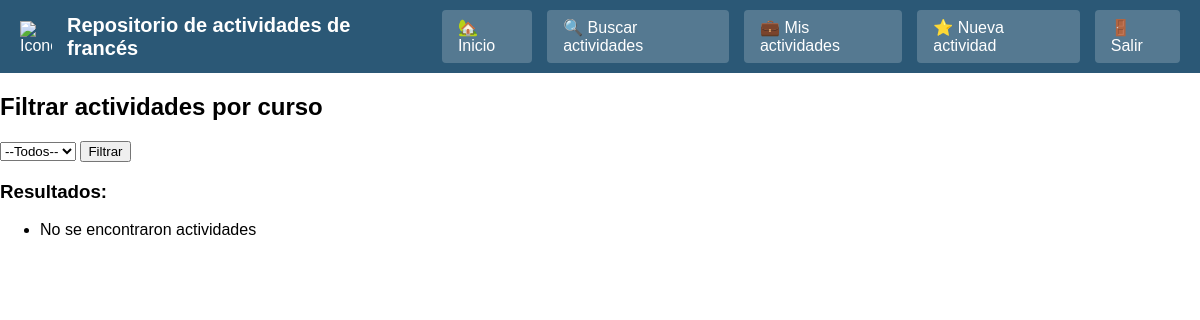
/buscar-actividades/ (signed in), run on an earlier commit of the app's database.
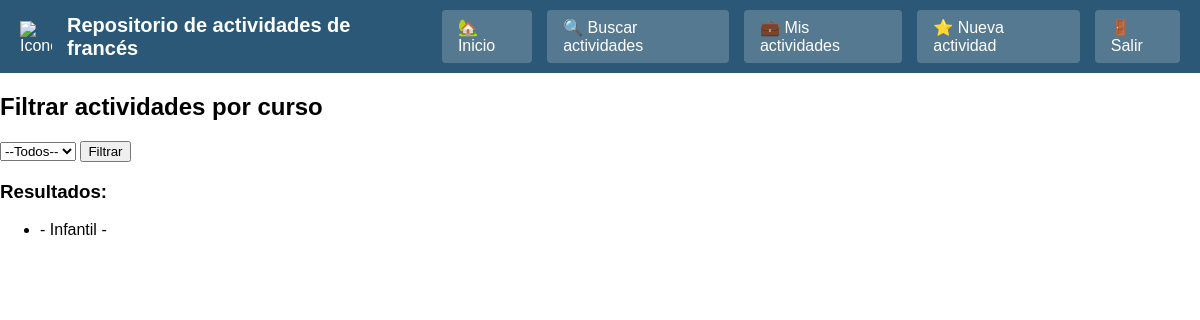
And on a later commit of the database.
### app/models.py (models this page shows, shortened)
class Actividad(models.Model):
    class Curso(models.TextChoices):
        INFANTIL = 'infantil', 'Infantil'
        PRIMARIA = 'primaria', 'Primaria'
    class Tag(models.TextChoices):
        VERBOS = 'verbos', 'Verbos'
        VOCABULARIO = 'vocabulario', 'Vocabulario'
        COMPRENSION = 'comprension', 'Comprensión'
    usuario = models.ForeignKey(User, on_delete=models.CASCADE, related_name='actividades')
    titulo = models.CharField(max_length=255)
    curso = models.CharField(max_length=20, choices=Curso.choices)
    tags = models.CharField(max_length=200)
    json = models.CharField(max_length=2000)
    imagen = models.ImageField(upload_to='actividades/', null=True, blank=True)

### app/views.py (the view)
# urls.py: path('buscar-actividades/', views.buscar_actividades, name='buscar_actividades'),
@login_required
def buscar_actividades(request):
    curso_seleccionado = request.GET.get('curso')
    if curso_seleccionado in [Actividad.Curso.INFANTIL, Actividad.Curso.PRIMARIA]:
        actividades = Actividad.objects.filter(curso=curso_seleccionado)
    else:
        actividades = Actividad.objects.all() # si no encuentra nada mostramos todas las actividades
    return render(request, 'buscar_actividades.html', {
        'actividades': actividades,
        'curso_seleccionado': curso_seleccionado
    })

### app/templates/buscar_actividades.html (shortened to what this page needs)
{% extends 'base.html' %}
{% load static %}
{% block content %}
 <h2>Filtrar actividades por curso</h2>
    <form method="get" action="{% url 'buscar_actividades' %}">
        <select name="curso">
            <option value="">--Todos--</option>
        </select>
        <button type="submit">Filtrar</button>
    </form>
    <h3>Resultados:</h3>
    <ul>
        {% for actividad in actividades %}
            <li>{{ actividad.nombre }} - {{ actividad.get_curso_display }} - {{ actividad.fecha }}</li>
        {% empty %}
            <li>No se encontraron actividades</li>
        {% endfor %}
    </ul>
{% endblock %}

What changed in the data, as far as the page shows it:
added Actividad: curso "Infantil"
Also different on the page:
text no longer shown: "No se encontraron actividades"
